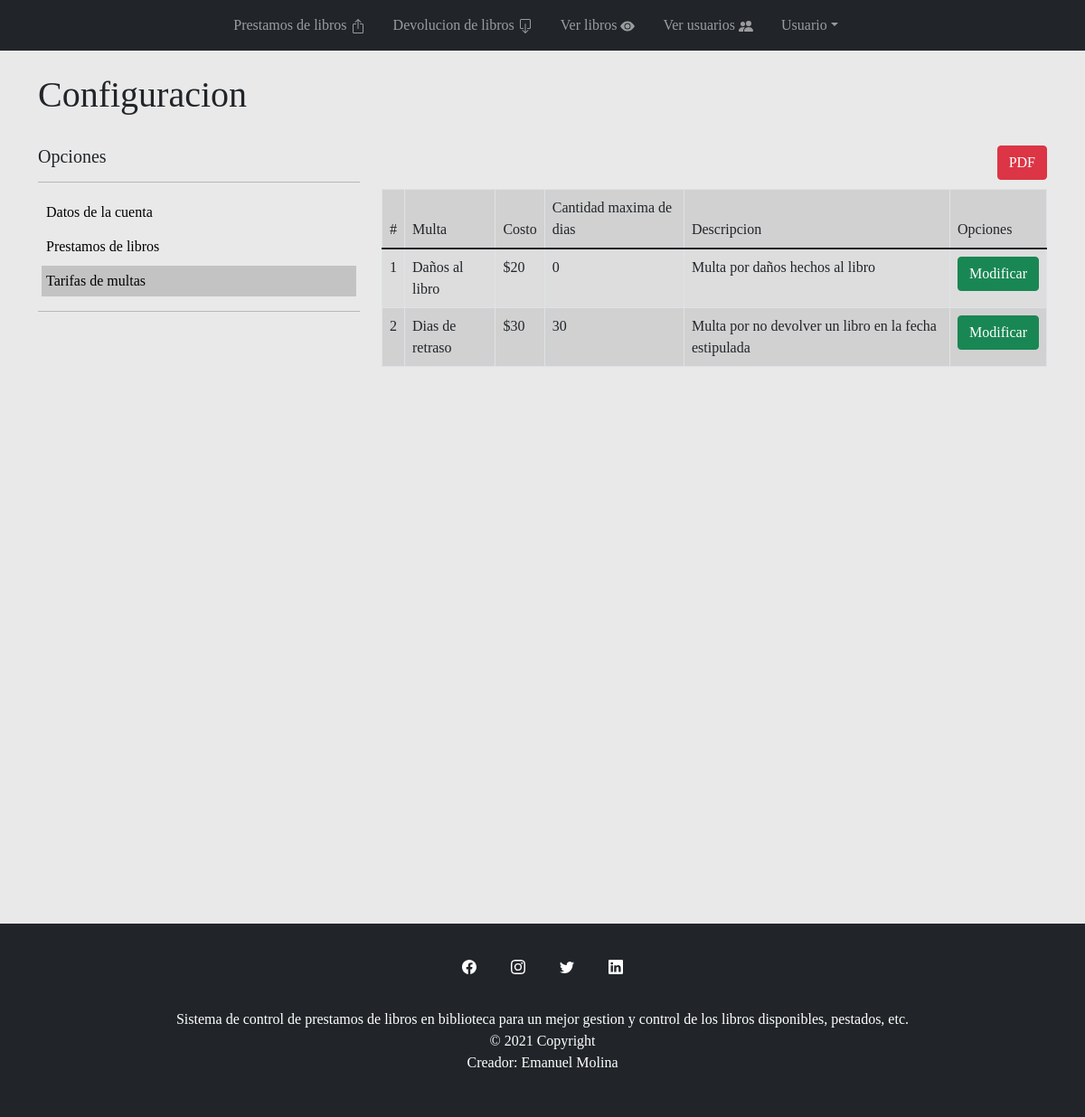
The app's page /page.php?pag=configuracion.php&opc=conf.tarifa.php (signed in) with its own data.
### tables this page shows
CREATE TABLE `multas` (
  `id` int(11) NOT NULL,
  `multa` varchar(30) NOT NULL,
  `costo` double NOT NULL,
  `descripcion` varchar(300) NOT NULL,
  `dias_maximos_multa` int(11) NOT NULL
);

### page.php (called while the page is built, shortened)
 <?php
    include_once "header.php";
    include_once "nav_menu.php";
    if(isset($_GET["pag"])){
        $pagina = $_GET["pag"];
    }else{
        $pagina = "pre_lib.php";
    }
    include_once $pagina;
    include_once "footer.php";
?>

### class/Multas.php (called while the page is built, shortened)
<?php
    class Multas{
        public function mostrarMultas(){
            $connection = Database::connect();
            $query =("SELECT * FROM multas");
            $multas = $connection->query($query);
            return $multas;
        }
    }
?>

### conf.tarifa.php (the view, shortened to what this page needs)
<a href="" class="btn btn-danger btn-pdf">PDF</a><br><br>
<div class="table-responsive">
<table class="table table-active table-striped table-bordered">
    <thead>
        <tr>
            <td>#</td>
            <td>Multa</td>
            <td>Costo</td>
            <td>Cantidad maxima de dias</td>
            <td>Descripcion</td>
            <td>Opciones</td>
        </tr>
    </thead>
    <tbody>
        <?php
            include_once "class/Multas.php";
            $multas = new Multas();
            $datos = $multas->mostrarMultas();
            $contador=0;
            foreach ($datos as $multa) {
                $contador++;
                echo "<tr>";
                    echo "<td>".$contador."</td>";
                    echo "<td>".$multa["multa"]."</td>";
                    echo "<td>$".$multa["costo"]."</td>";
                    echo "<td>".$multa["dias_maximos_multa"]."</td>";
                    echo "<td>".$multa["descripcion"]."</td>";
                    echo "<td>
                            <a href='page.php?pag=configuracion.php&opc=modificar_multas.php&id=".$multa["id"]."' class='btn btn-success'>Modificar</a>
                          </td>";
                echo "</tr>";
            }
        ?>
    </tbody>
</table>
</div>

### css/estilos.css (style rules this page uses)
body { background-color: #E9E9E9; font-family: 'Mukta'; }
.btn-pdf { float: right; }

### records on screen
multas: multa "Daños al libro", costo "20", dias_maximos_multa "0", descripcion "Multa por daños hechos al libro"
multas: multa "Dias de retraso", costo "30", dias_maximos_multa "30", descripcion "Multa por no devolver un libro en la fecha estipulada"
